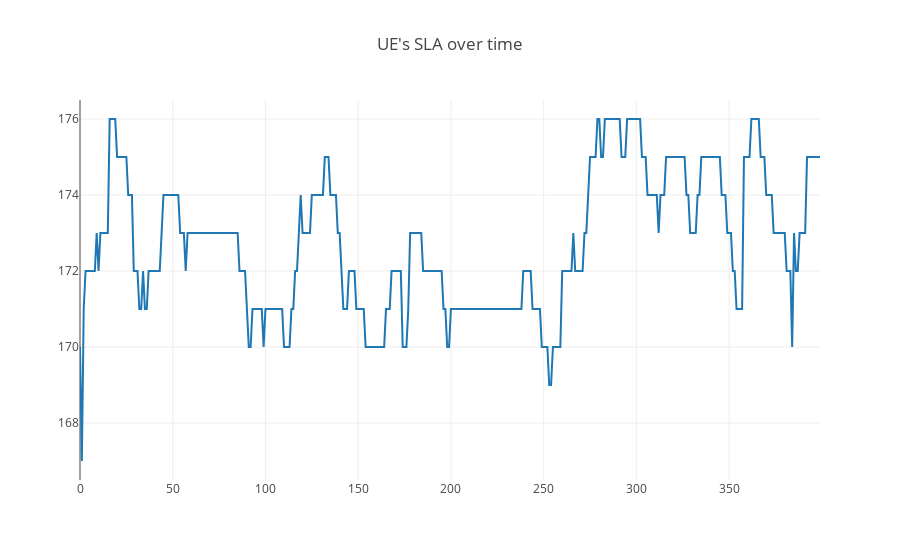

Here is the notebook cell this chart was saved with:
### Code cell
# Create UE graph
ue_sla = go.Scatter(
    x = len(result.Meets_SLA),
    y = result.Meets_SLA,
)

data = [ue_sla]

# Plot and embed in ipython notebook!
plotly.offline.iplot(
    {"data": data,
     "layout": go.Layout(title="UE's SLA over time")},
    image='png')

### Figure 1 — Plotly figure (JSON) as saved in the notebook; plotly's stock layout.template omitted (floating-point values rounded to 4 significant figures; data arrays with more than 128 entries replaced by an {"elided": "..."} marker saying what was removed)
{"data": [{"type": "scatter", "x": 400, "y": {"elided": "400 int values"}}], "layout": {"title": "UE's SLA over time"}}
